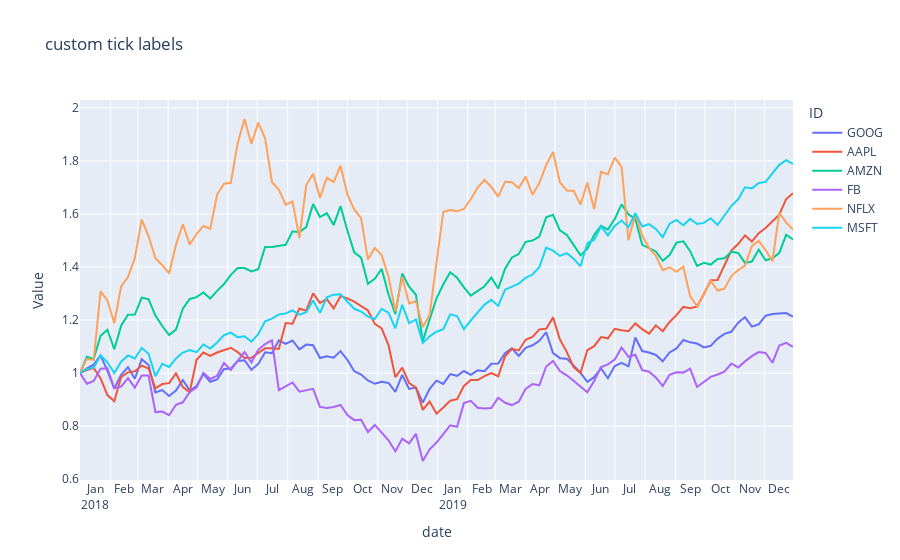

Here is the notebook cell this chart was saved with:
### Markdown cell above
# Plot multiple time series colored by ID

### Code cell
fig = px.line(
    df_long, x="date", y="Value", color="ID",
    hover_data={"date": "|%B %d, %Y"},
    title='custom tick labels'
)

# update x-axis
fig.update_xaxes(
    dtick="M1",            # distance between two ticks
    tickformat="%b\n%Y",
    ticklabelmode="period" # Moving Tick Labels to the Middle of the Period
)

# Alternative, update layout
# fig.update_layout(
#     xaxis_dtick="M1",
#     xaxis_tickformat = '%d %B (%a)<br>%Y',
#     xaxis_ticklabelmode="period"
# )
fig.show()
